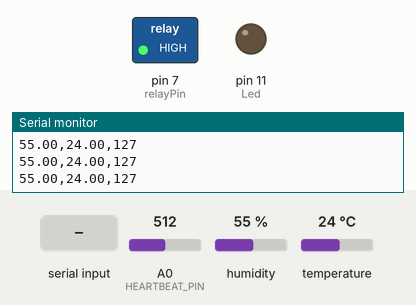
This sketch was run on a simulated Arduino Uno, built with avr-gcc and run on an emulated ATmega328P. Shown: switched loads named in the sketch (green lamp = pin HIGH), output pins drawn as LEDs (lit = HIGH), the last lines printed to the serial monitor. The test bench sets the inputs (shaded band); at power-on: temperature 24 °C, A0 (HEARTBEAT_PIN) = 512, humidity 55 %.

Above: at 1.2 s.
1.3 s: temperature set to 26 °C
3.2 s: temperature set to 29 °C
At 5.2 s:
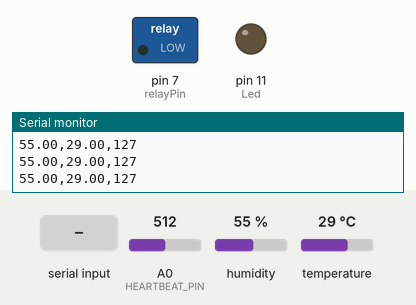
5.5 s: "1" received over Serial
At 6.6 s:
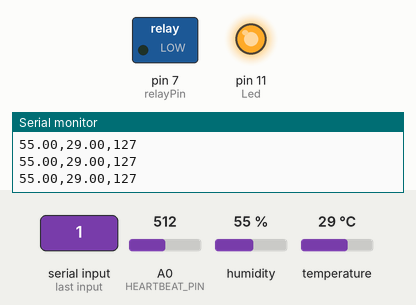
7.0 s: temperature set to 12 °C
At 9.2 s:
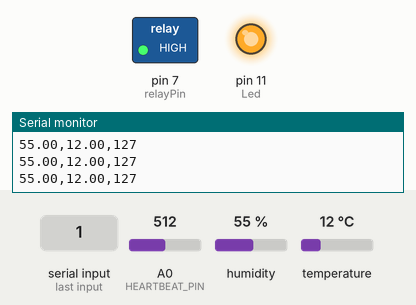
9.6 s: temperature set to 28 °C
At 10.5 s:
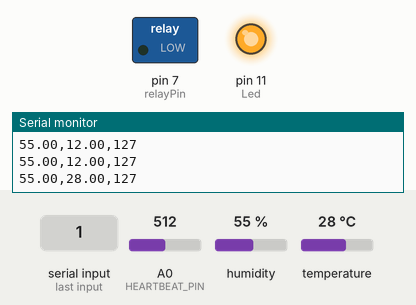
11.6 s: temperature set to 19 °C
At 13.1 s:
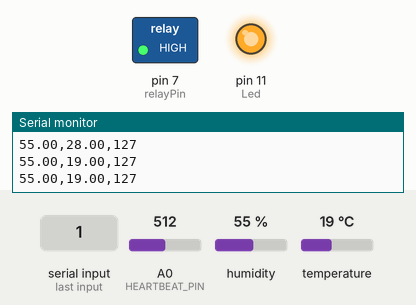
Timing chart, 0 to 14.6 s (numbered marks = the images above; inputs shaded):
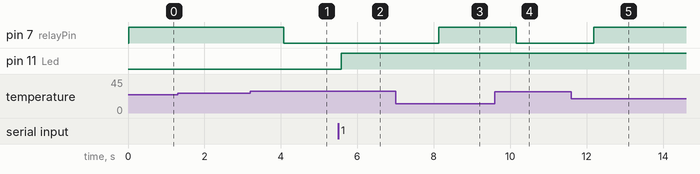

Measured:
- the behaviour switches between 27 and 28 °C on temperature (found by bisection; images 0 and 1)
- after the input at 3.2 s, pin 7 (relayPin): HIGH → LOW after 0.88 s
- after the input at 5.5 s, pin 11 (Led): LOW → HIGH after 0.08 s
- after the input at 7.0 s, pin 7 (relayPin): LOW → HIGH after 1.1 s
- after the input at 9.6 s, pin 7 (relayPin): HIGH → LOW after 0.56 s
- after the input at 11.6 s, pin 7 (relayPin): LOW → HIGH after 0.59 s

The sketch:

sketch_feb28a.ino
```cpp
#include <DHT.h>
#define DHTPIN 2          // Digital pin connected to the DHT sensor
#define DHTTYPE DHT11     // DHT 11
#define HEARTBEAT_PIN A0  // Analog pin connected to the heartbeat sensor


DHT dht(DHTPIN, DHTTYPE);
int relayPin = 7;
int Led = 11;

void setup() {
   // Set relay pin as output
  pinMode(relayPin, OUTPUT);
  pinMode(Led, OUTPUT);
  Serial.begin(9600);   // Initialize serial communication
  dht.begin();          // Initialize DHT sensor
}

void loop() {
  float humidity = dht.readHumidity();       // Read humidity value from DHT sensor
  float temperature = dht.readTemperature(); // Read temperature value from DHT sensor


  // Read heartbeat sensor value
  int heartbeat = analogRead(HEARTBEAT_PIN);
  heartbeat = map(heartbeat, 0, 1023, 0, 255);
  // Check if any reads failed and exit early (to try again).
  if (isnan(humidity) || isnan(temperature)) {
    return;
  }

  if (temperature<28)
  {
    digitalWrite(relayPin, HIGH);
  }
  else if (temperature>=26)
  {
    digitalWrite(relayPin, LOW);
  }

 if (Serial.available() > 0) {
    char jaundice_signal = Serial.read();
    if (jaundice_signal == '1') {
      digitalWrite(Led, HIGH); // Turn on the LED
    }
    else if (jaundice_signal == '2')
    {
      digitalWrite(Led, LOW); // Turn of the LED
    }
  }


  // Print temperature, humidity, and heartbeat values
  Serial.print(humidity);
  Serial.print(",");
  Serial.print(temperature);
  Serial.print(",");
  Serial.println(heartbeat);

  delay(500);
}
```
